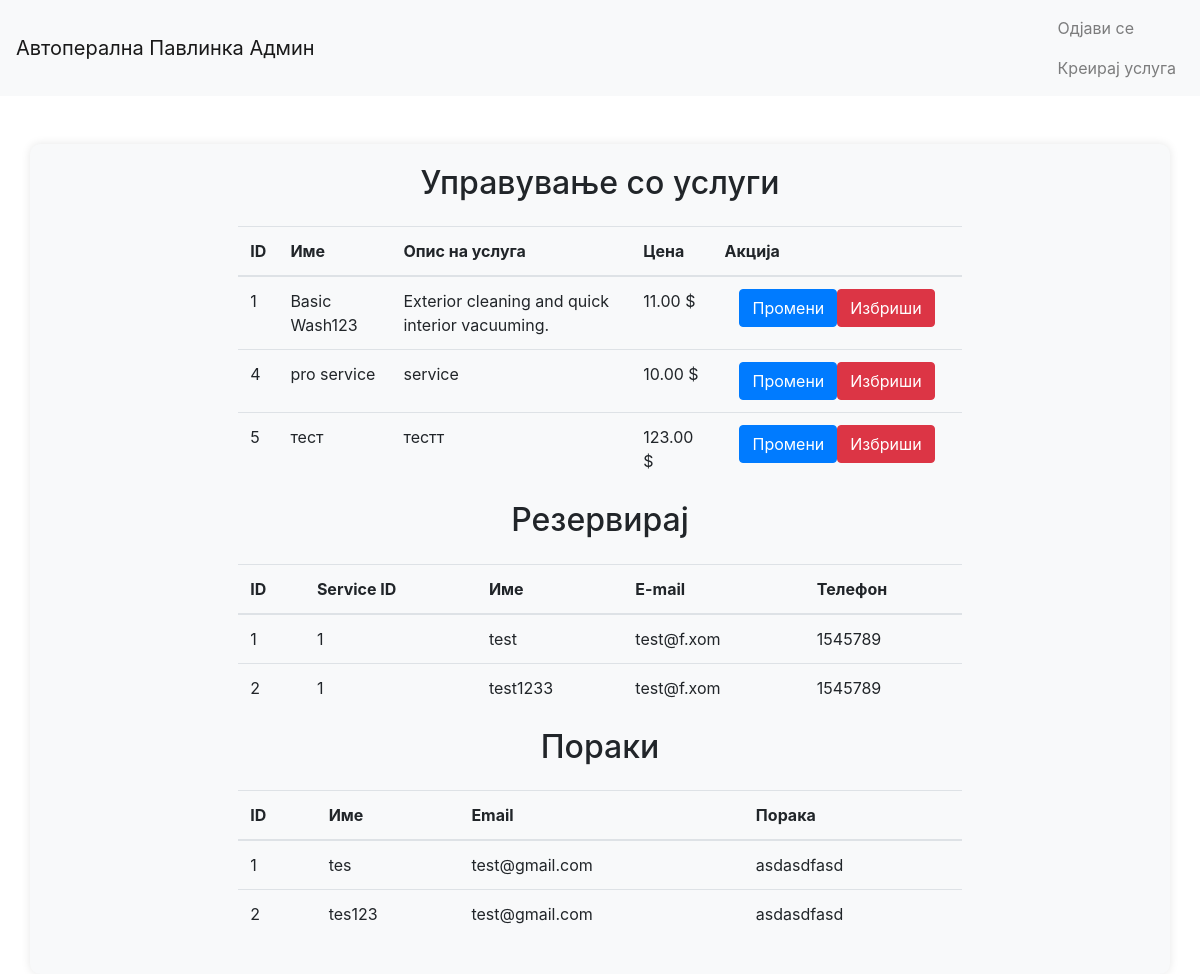
The page /admin_services.php on the database its author committed.
### tables this page shows
CREATE TABLE `services` (
  `id` int(11) NOT NULL,
  `name` varchar(255) NOT NULL,
  `description` text DEFAULT NULL,
  `price` decimal(10,2) NOT NULL
);

CREATE TABLE `appointments` (
  `id` int(11) NOT NULL,
  `name` varchar(255) NOT NULL,
  `email` varchar(255) NOT NULL,
  `phone` varchar(20) NOT NULL,
  `service_id` int(11) NOT NULL,
  `date` date NOT NULL,
  `time` time NOT NULL
);

CREATE TABLE `messages` (
  `id` int(11) NOT NULL,
  `name` varchar(255) NOT NULL,
  `email` varchar(255) NOT NULL,
  `message` text NOT NULL,
  `created_at` timestamp NOT NULL DEFAULT current_timestamp()
);

### admin_services.php (the view, shortened to what this page needs)
<?php
include 'config.php';
$sqlServices = "SELECT * FROM services";
$resultServices = $conn->query($sqlServices);
$sqlMessages = "SELECT * FROM messages";
$resultMessages = $conn->query($sqlMessages);
$allServices = $resultServices->fetch_all(MYSQLI_ASSOC);
$allMessages = $resultMessages->fetch_all(MYSQLI_ASSOC);
?>
<!DOCTYPE html>
<html lang="en">
<head>
    <link rel="stylesheet" href="https://stackpath.bootstrapcdn.com/bootstrap/4.5.2/css/bootstrap.min.css">
    <link rel="stylesheet" href="css/styles.css">
</head>
<body>
    <nav class="navbar navbar-expand-lg navbar-light bg-light">
        <a class="navbar-brand" href="admin_services.php">Автоперална Павлинка Админ</a>
        <div class="collapse navbar-collapse justify-content-end">
            <ul class="navbar-nav">
                <li class="nav-item">
                    <a class="nav-link" href="logout.php">Одјави се</a>
                    <a class="nav-link" href="create_service_form.php">Креирај услуга</a>
                </li>
            </ul>
        </div>
    </nav>
    <section class="container mt-5">
        <h2 class="text-center mb-4">Управување со услуги</h2>
        <div class="row">
            <div class="col-md-8 offset-md-2">
                <?php if (isset($allServices) && is_array($allServices) && count($allServices) > 0): ?>
                    <table class="table">
                        <thead>
                            <tr>
                                <th>ID</th>
                                <th>Име</th>
                                <th>Опис на услуга</th>
                                <th>Цена</th>
                                <th>Акција</th>
                            </tr>
                        </thead>
                        <tbody>
                            <?php foreach ($allServices as $service): ?>
                                <tr>
                                    <td><?php echo $service["id"]; ?></td>
                                    <td><?php echo $service["name"]; ?></td>
                                    <td><?php echo $service["description"]; ?></td>
                                    <td><?php echo $service["price"]; ?> $</td>
                                    <td>
                                        <div class="col-md-3 d-flex">
                                        <button type="button" class="btn btn-primary" data-toggle="modal" data-target="#updateServiceModal<?php echo $service["id"]; ?>">
                                            Промени
                                        </button>
                                        <button type="button" class="btn btn-danger" data-toggle="modal" data-target="#deleteServiceModal<?php echo $service["id"]; ?>">
                                            Избриши
                                        </button>
                                        </div>
                                    </td>
                                </tr>
                            <?php endforeach; ?>
                        </tbody>
                    </table>
                <?php else: ?>
                    <p>No services found.</p>
                <?php endif; ?>
            </div>
        </div>
        <h2 class="text-center mb-4">Резервирај</h2>
        <div class="row">
            <div class="col-md-8 offset-md-2">
                <?php
                $fetchAppointmentsSql = "SELECT * FROM appointments";
                $appointmentsResult = $conn->query($fetchAppointmentsSql);
                if ($appointmentsResult->num_rows > 0) {
                    echo '<table class="table">
                            <thead>
                                <tr>
                                    <th>ID</th>
                                    <th>Service ID</th>
                                    <th>Име</th>
                                    <th>E-mail</th>
                                    <th>Телефон</th>
                                </tr>
                            </thead>
                            <tbody>';
                    while ($appointment = $appointmentsResult->fetch_assoc()) {
                        echo '<tr>
                                <td>' . $appointment["id"] . '</td>
                                <td>' . $appointment["service_id"] . '</td>
                                <td>' . $appointment["name"] . '</td>
                                <td>' . $appointment["email"] . '</td>
                                <td>' . $appointment["phone"] . '</td>
                            </tr>';
                    }
                    echo '</tbody></table>';
                } else {
                    echo '<p>No appointments found.</p>';
                }
                ?>
            </div>
        </div>
        <h2 class="text-center mb-4">Пораки</h2>
        <div class="row">
            <div class="col-md-8 offset-md-2">
                <?php if (isset($allMessages) && is_array($allMessages) && count($allMessages) > 0): ?>
                    <table class="table">
                        <thead>
                            <tr>
                                <th>ID</th>
                                <th>Име</th>
                                <th>Email</th>
                                <th>Порака</th>
                            </tr>
                        </thead>
                        <tbody>
                            <?php foreach ($allMessages as $message): ?>
                                <tr>
                                    <td><?php echo $message["id"]; ?></td>
                                    <td><?php echo $message["name"]; ?></td>
                                    <td><?php echo $message["email"]; ?></td>
                                    <td><?php echo $message["message"]; ?></td>
                                </tr>
                            <?php endforeach; ?>
                        </tbody>
                    </table>
                <?php else: ?>
                    <p>No messages found.</p>
                <?php endif; ?>
            </div>
        </div>
    </section>
</body>
</html>

### css/styles.css (style rules this page uses)
.container { background-color: #f8f9fa; padding: 20px; border-radius: 10px; box-shadow: 0 0 10px rgba(0, 0, 0, 0.1); }
.navbar { margin-bottom: 20px; }
.btn-primary { background-color: #007bff; border-color: #007bff; }

### rows shown on the page
services: id "1", name "Basic Wash123", description "Exterior cleaning and quick interior vacuuming.", price "11.00"
services: id "4", name "pro service", description "service", price "10.00"
services: id "5", name "тест", description "тестт", price "123.00"
appointments: id "1", service "1", name "test", email "test@f.xom", phone "1545789"
appointments: id "2", service "1", name "test1233", email "test@f.xom", phone "1545789"
messages: id "1", name "tes", email "test@gmail.com", message "asdasdfasd"
messages: id "2", name "tes123", email "test@gmail.com", message "asdasdfasd"
